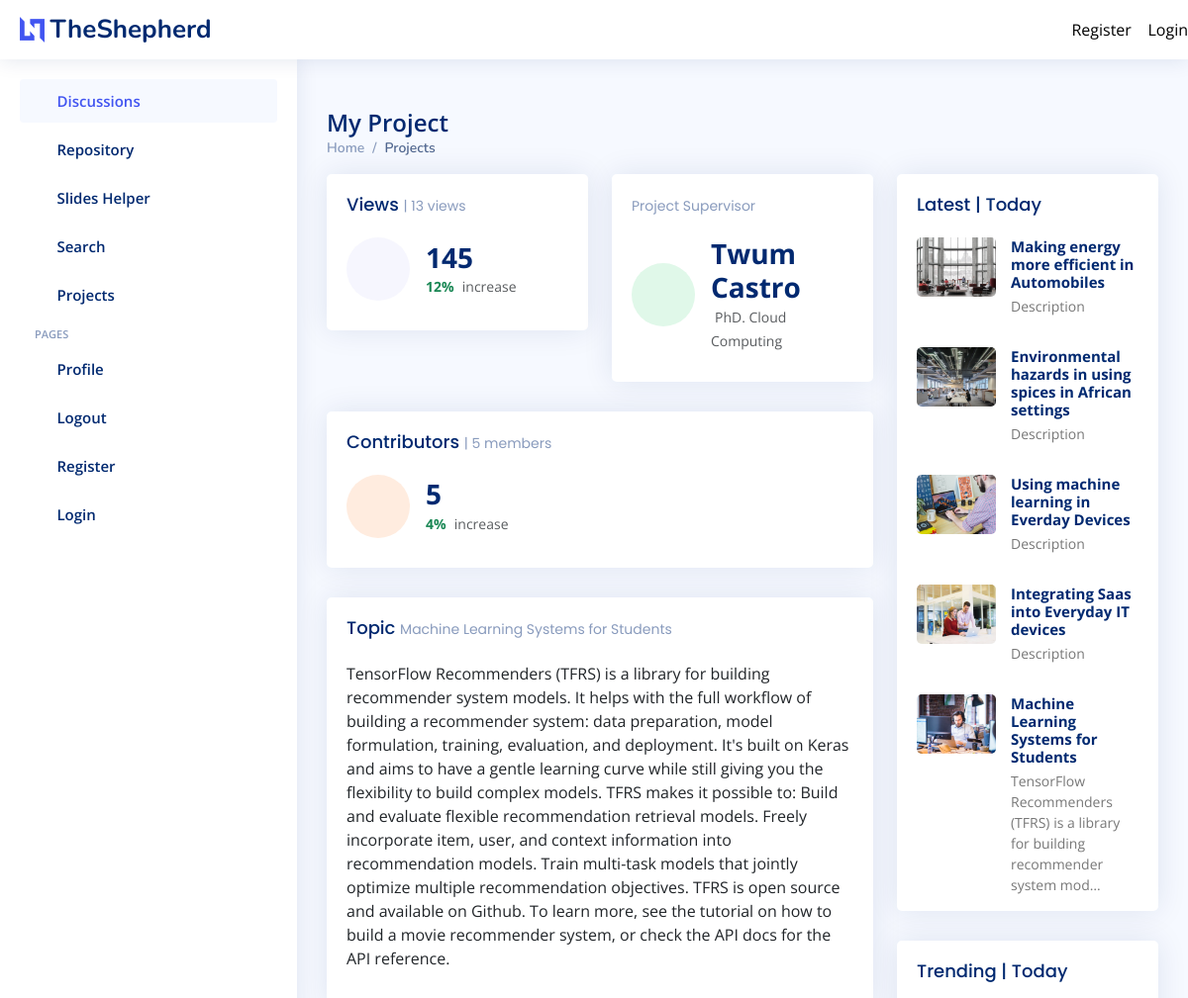
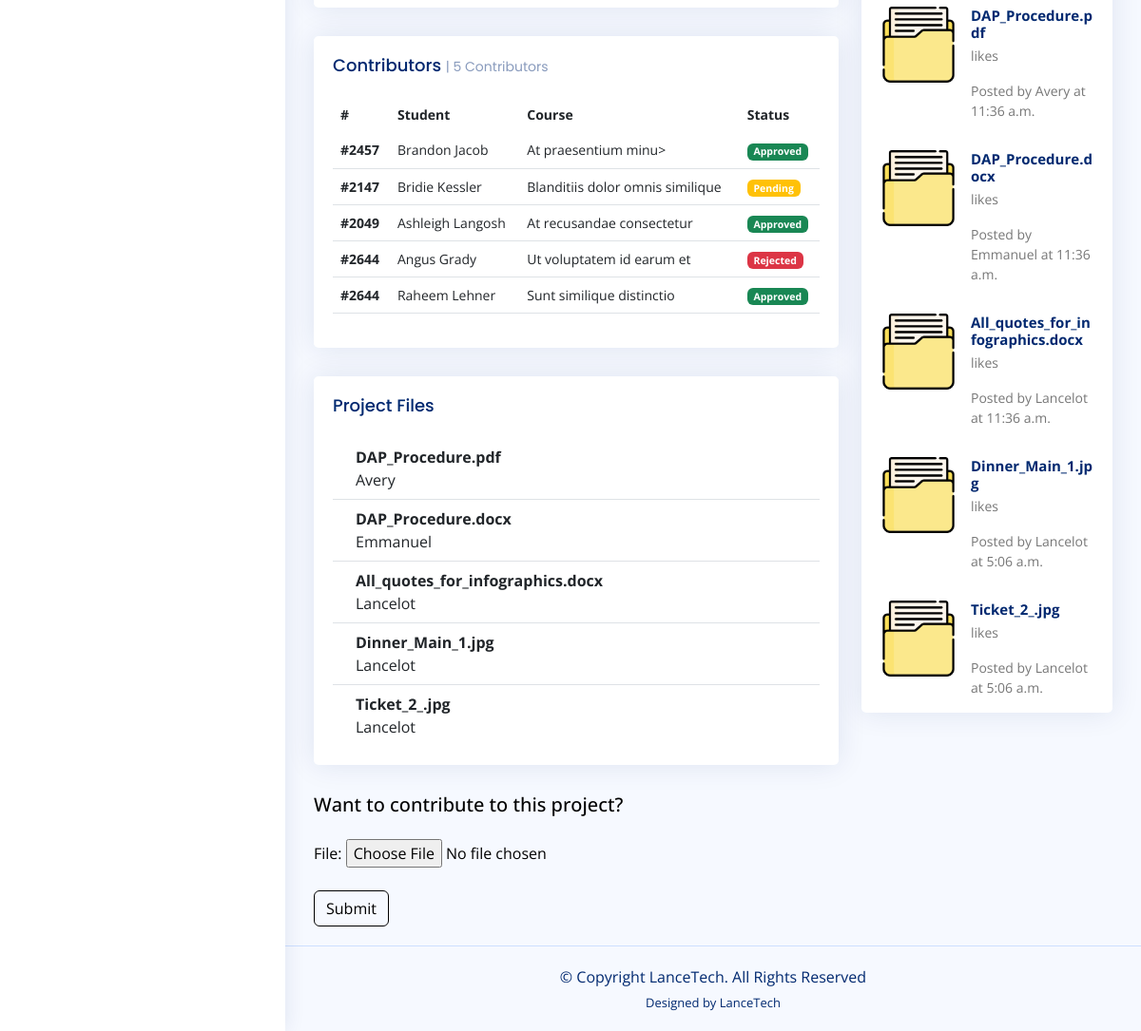
The app's page /home/1/ with its own data (2 pictures, top to bottom).
### home/models.py (models this page shows, shortened)
class Project(models.Model):
    owner = models.ForeignKey(Student, on_delete=models.CASCADE)
    supervisor = models.ForeignKey(Supervisor, on_delete=models.CASCADE)
    topic = models.CharField(max_length=120)
    description = models.CharField(max_length=2048, default='Description')
    research_area = models.CharField(max_length=60)
    pub_date = models.DateTimeField(blank=True, null=True, default=timezone.now())
    rating = models.FloatField(blank=True, null=True, default=4.3)
    back_img = models.ImageField(blank=True, upload_to="images/backs", null=True, default='assets/img/user.png')

class Supervisor(models.Model):
    name = models.CharField(max_length=60)
    phone = models.CharField(max_length=60)
    email = models.EmailField()
    department = models.CharField(max_length=60)
    degree = models.CharField(max_length=60)

### repository/models.py (models this page shows)
class File(models.Model):
    owner = models.ForeignKey(Student, on_delete=models.CASCADE, blank=True, null=True)
    file = models.FileField()
    pub_date = models.DateTimeField(blank=False, default=now)
    def __str__(self):
        return self.file.name

### discussions/models.py (models this page shows, shortened)
class Student(models.Model):
    friend = models.ForeignKey('self', on_delete=models.CASCADE, blank=True, null=True)
    user = models.OneToOneField(User, on_delete=models.CASCADE)
    phone = models.CharField(max_length=10, default='0548932933', blank=True)
    school = models.CharField(max_length=60, default='KNUST', blank=True)
    course = models.CharField(max_length=60, default='Computer Science', blank=True)
    back_img = models.ImageField(blank=True, upload_to="images/profiles", default='images/profiles/testimonial-1_wBDCxRj.jpg')

### home/views.py (the view)
# urls.py: path("<int:pk>/", views.DetailView.as_view(), name="detail"),
class DetailView(generic.DetailView):
    model = Project
    template_name = "home/detail.html"
    def get_context_data(self, *args, **kwargs):
        context = super(DetailView, self).get_context_data(*args, **kwargs)
        context['discussions'] = Discussion.objects.filter(pub_date__lte=timezone.now()).order_by("-pub_date")[:5]
        context['comments'] = Comment.objects.filter(discussion_id=self.kwargs['pk'])#blog__pk=9)#context['blogs'].values('id'))
        context['form'] = UploadFileForm()
        context['files'] = File.objects.all()[:5]
        context['requests'] = Request.objects.all()
        context['latest'] = Discussion.objects.filter(pub_date__lte=timezone.now()).order_by("-pub_date")[:5]
        context['trending'] = File.objects.all()[:5]
        context['projects'] = Project.objects.filter(pub_date__lte=timezone.now()).order_by("-pub_date")[:5]
        if self.request.user.is_authenticated:
            context['student'] = Student.objects.filter(user=self.request.user)[0]
        return context

### home/templates/home/detail.html (shortened to what this page needs)
<!DOCTYPE html>
<html lang="en">
<head>
  {% load static %}
  <link href="{% static 'assets/vendor/bootstrap/css/bootstrap.min.css' %}" rel="stylesheet">
  <link href="{% static 'assets/vendor/bootstrap-icons/bootstrap-icons.css' %}" rel="stylesheet">
  <link href="{% static 'assets/vendor/boxicons/css/boxicons.min.css' %}" rel="stylesheet">
  <link href="{% static 'assets/vendor/quill/quill.snow.css' %}" rel="stylesheet">
  <link href="{% static 'assets/vendor/quill/quill.bubble.css' %}" rel="stylesheet">
  <link href="{% static 'assets/vendor/remixicon/remixicon.css' %}" rel="stylesheet">
  <link href="{% static 'assets/vendor/simple-datatables/style.css' %}" rel="stylesheet">
  <link href="{% static 'assets/css/style.css' %}" rel="stylesheet">
  <link href="{% static 'assets/css/main.css' %}" rel="stylesheet">
</head>
<body>
  <header id="header" class="header fixed-top d-flex align-items-center">
    <div class="d-flex align-items-center justify-content-between">
      <a href="{% url 'discussions:index' %}" class="logo d-flex align-items-center">
        <img src="{% static 'assets/img/logo.png' %}" alt="">
        <span class="d-none d-lg-block">TheShepherd</span>
      </a>
      <i class="bi bi-list toggle-sidebar-btn"></i>
    </div>
    <nav class="header-nav ms-auto">
      <ul class="d-flex align-items-center">
        {% if not user.is_authenticated %}
        <li class="nav-item">
          <a class="nav-link collapsed" href="{% url 'accounts:signup' %}">
            <i class="bi bi-card-list"></i>
            <span>Register</span>
          </a>
        </li>
        <li class="nav-item">
          <a class="nav-link collapsed" href="{% url 'login' %}">
            <i class="bi bi-box-arrow-in-right"></i>
            <span>Login</span>
          </a>
        </li>
        {% endif %}
      </ul>
    </nav>
  </header>
  <aside id="sidebar" class="sidebar">
    <ul class="sidebar-nav" id="sidebar-nav">
      <li class="nav-item">
        <a class="nav-link " href="{% url 'discussions:index' %}">
          <i class="bi bi-grid"></i>
          <span>Discussions</span>
        </a>
      </li>
      <li class="nav-item">
        <a class="nav-link collapsed"  href="{% url 'repository:repository' %}">
          <i class="bi bi-menu-button-wide"></i><span>Repository</span>
        </a>
      </li>
      <li class="nav-item">
        <a class="nav-link collapsed" href="{% url 'sliders:sliders' %}">
          <i class="bi bi-journal-text"></i><span>Slides Helper</span>
        </a>
      </li>
      <li class="nav-item">
        <a class="nav-link collapsed" href="{% url 'search:search' %}">
          <i class="bi bi-layout-text-window-reverse"></i><span>Search</span>
        </a>
      </li>
      <li class="nav-item">
        <a class="nav-link collapsed" href="#">
          <i class="bi bi-gem"></i><span>Projects</span>
        </a>
      </li>
      <li class="nav-heading">Pages</li>
      <li class="nav-item">
        <a class="nav-link collapsed" href="{% url 'accounts:profile' student.id %}">
          <i class="bi bi-person"></i>
          <span>Profile</span>
        </a>
      </li>
      <li class="nav-item">
        <a class="nav-link collapsed" href="{% url 'accounts:logout' %}">
          <i class="bi bi-box-arrow-in-left"></i>
          <span>Logout</span>
        </a>
      </li>
      {% if not user.is_authenticated %}
      <li class="nav-item">
        <a class="nav-link collapsed" href="#">
          <i class="bi bi-card-list"></i>
          <span>Register</span>
        </a>
      </li>
      <li class="nav-item">
        <a class="nav-link collapsed" href="#">
          <i class="bi bi-box-arrow-in-right"></i>
          <span>Login</span>
        </a>
      </li>
      {% endif %}
    </ul>
  </aside>
  <main id="main" class="main">
    <div class="pagetitle">
      <h1>My Project</h1>
      <nav>
        <ol class="breadcrumb">
          <li class="breadcrumb-item"><a href="index.html">Home</a></li>
          <li class="breadcrumb-item active">Projects</li>
        </ol>
      </nav>
    </div>
    <section class="section dashboard">
      <div class="row">
        <div class="col-lg-8">
          <div class="row">
            <div class="col-xxl-4 col-md-6">
              <div class="card info-card sales-card">
                <div class="card-body">
                  <h5 class="card-title">Views <span>| 13 views</span></h5>
                  <div class="d-flex align-items-center">
                    <div class="card-icon rounded-circle d-flex align-items-center justify-content-center">
                      <i class="bi bi-gem"></i>
                    </div>
                    <div class="ps-3">
                      <h6>145</h6>
                      <span class="text-success small pt-1 fw-bold">12%</span> <span class="text-muted small pt-2 ps-1">increase</span>
                    </div>
                  </div>
                </div>
              </div>
            </div>
            <div class="col-xxl-4 col-md-6">
              <div class="card info-card revenue-card">
                <div class="card-body">
                  <h5 class="card-title"><span>Project Supervisor</span></h5>
                  <div class="d-flex align-items-center">
                    <div class="card-icon rounded-circle d-flex align-items-center justify-content-center">
                      <i class="bi bi-person"></i>
                    </div>
                    <div class="ps-3">
                      <h6>{{ project.supervisor.name }}</h6>
                      <span class="text-muted small pt-2 ps-1">{{ project.supervisor.degree }}</span>
                    </div>
                  </div>
                </div>
              </div>
            </div>
            <div class="col-xxl-4 col-xl-12">
              <div class="card info-card customers-card">
                <div class="card-body">
                  <h5 class="card-title">Contributors <span>| 5 members</span></h5>
                  <div class="d-flex align-items-center">
                    <div class="card-icon rounded-circle d-flex align-items-center justify-content-center">
                      <i class="bi bi-people"></i>
                    </div>
                    <div class="ps-3">
                      <h6>5 </h6>
                      <span class="text-success small pt-1 fw-bold">4%</span> <span class="text-muted small pt-2 ps-1">increase</span>
                    </div>
                  </div>
                </div>
              </div>
            </div>
            <div class="col-12">
              <div class="card">
                <div class="card-body">
                  <h5 class="card-title">Topic <span>{{ project.topic }}</span></h5>
                  <p>
                    {{ project.description }}
                  </p>
                </div>
              </div>
            </div>
            <div class="col-12">
              <div class="card recent-sales overflow-auto">
                <div class="card-body">
                  <h5 class="card-title">Contributors <span>| 5 Contributors</span></h5>
                  <table class="table">
                    <thead class="thead-dark">
                      <tr>
                        <th scope="col">#</th>
                        <th scope="col">Student</th>
                        <th scope="col">Course</th>
                        <th scope="col">Status</th>
                      </tr>
                    </thead>
                    <tbody>
                      <tr>
                        <th scope="row"><a href="#">#2457</a></th>
                        <td>Brandon Jacob</td>
                        <td>At praesentium minu></td>
                        <td><span class="badge bg-success">Approved</span></td>
                      </tr>
                      <tr>
                        <th scope="row"><a href="#">#2147</a></th>
                        <td>Bridie Kessler</td>
                        <td>Blanditiis dolor omnis similique</td>
                        <td><span class="badge bg-warning">Pending</span></td>
                      </tr>
                      <tr>
                        <th scope="row"><a href="#">#2049</a></th>
                        <td>Ashleigh Langosh</td>
                        <td>At recusandae consectetur</td>
                        <td><span class="badge bg-success">Approved</span></td>
                      </tr>
                      <tr>
                        <th scope="row"><a href="#">#2644</a></th>
                        <td>Angus Grady</td>
                        <td>Ut voluptatem id earum et</td>
                        <td><span class="badge bg-danger">Rejected</span></td>
                      </tr>
                      <tr>
                        <th scope="row"><a href="#">#2644</a></th>
                        <td>Raheem Lehner</td>
                        <td>Sunt similique distinctio</td>
                        <td><span class="badge bg-success">Approved</span></td>
                      </tr>
                    </tbody>
                  </table>
                </div>
              </div>
            </div>
            <div class="col-12">
              <div class="card">
                <div class="card-body">
                  <h5 class="card-title">Project Files </h5>
                  <ol class="list-group list-group-flush">
                    {% for file in files %}
                    <li class="list-group-item d-flex justify-content-between align-items-start">
                      <div class="ms-2 me-auto">
                        <div class="fw-bold">{{ file }}</div>
                        {{ file.owner.user.username }}
                      </div>
                    </li>
                    {% endfor %}
                    </ol>
                </div>
              </div>
            </div>
            <div>
              <h5 class="comment-title">Want to contribute to this project?</h5>
              <form method="POST" action="{% url 'home:contribute' project.id %}">
                <div class="row">
                  <p>
                    {{ form }}
                  </p>
                    <br>
                  <div class="col-4">
                    <input type="submit" class="btn btn-primary" value="Submit">
                  </div>
                </div>
              </form>
            </div>
          </div>
        </div>
        <div class="col-lg-4">
          <div class="card">
            <div class="card-body pb-0">
              <h5 class="card-title">Latest | Today</span></h5>
              <div class="news">
                {% for project in projects %}
                <div class="post-item clearfix">
                  <img src="{% static project.back_img.url %}" alt="">
                  <h4><a href="#">{{ project.topic }}</a></h4>
                  <p>{{ project.description | truncatechars:80 }}</p>
                </div>
                {% endfor %}
              </div>
            </div>
          </div>
          <div class="card">
            <div class="card-body pb-0">
              <h5 class="card-title">Trending | Today</span></h5>
              <div class="news">
                {% for trend in trending %}
                <div class="post-item clearfix">
                  <img src="{% static 'images/books/file.png' %}" alt="">
                  <h4><a href="#">{{ trend }}</a></h4>
                  <p>{{ trend.likes }} likes</p>
                  <p>Posted by {{ trend.owner.user.username }} at {{ trend.pub_date.time }}</p>
                </div>
                {% endfor %}
              </div>
            </div>
          </div>
        </div>
      </div>
    </section>
  </main>
  <footer id="footer" class="footer">
    <div class="copyright">
      &copy; Copyright <strong><span>LanceTech</span></strong>. All Rights Reserved
    </div>
    <div class="credits">
      Designed by <a href="https://LanceTech.com/">LanceTech</a>
    </div>
  </footer>
</body>
</html>

### records on screen
Project: supervisor.name "Twum Castro", supervisor.degree "PhD. Cloud Computing", topic "Machine Learning Systems for Students", description "TensorFlow Recommenders (TFRS) is a library for building recommender system models. It helps with the full workflow of building a recommender system: data preparation, model formulation, training, evaluation, and deployment. It's built on Keras and aims to have a gentle learning curve while still giving you the flexibility to build complex models. TFRS makes it possible to: Build and evaluate flexible recommendation retrieval models. Freely incorporate item, user, and context information into recommendation models. Train multi-task models that jointly optimize multiple recommendation objectives. TFRS is open source and available on Github. To learn more, see the tutorial on how to build a…", back_img (picture), description "TensorFlow Recommenders (TFRS) is a library for building recommender system mod…"
File: file "DAP_Procedure.pdf", owner.user.username "Avery", pub_date.time "11:36 a.m."
File: file "DAP_Procedure.docx", owner.user.username "Emmanuel", pub_date.time "11:36 a.m."
File: file "All_quotes_for_infographics.docx", owner.user.username "Lancelot", pub_date.time "11:36 a.m."
File: file "Dinner_Main_1.jpg", owner.user.username "Lancelot", pub_date.time "5:06 a.m."
File: file "Ticket_2_.jpg", owner.user.username "Lancelot", pub_date.time "5:06 a.m."
Project: back_img (picture), topic "Making energy more efficient in Automobiles", description "Description"
Project: back_img (picture), topic "Environmental hazards in using spices in African settings", description "Description"
Project: back_img (picture), topic "Using machine learning in Everday Devices", description "Description"
Project: back_img (picture), topic "Integrating Saas into Everyday IT devices", description "Description"
